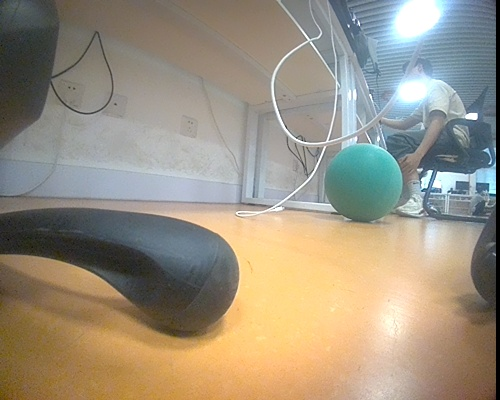
#> input picture cyberDog/Vision/rgb_left.jpg, 500 x 400 px
$ python vision.py
#> lines starting #> are read from the running program, lines starting #| are printed output that depends on the picture; after the words box and inside, x2 and y2 are one past the last pixel; in counts of white or black regions, pixels touching at a corner belong together
import cv2
import numpy as np

# 创造窗口
cv2.namedWindow('mask', cv2.WINDOW_NORMAL)
# 创造滑条
cv2.createTrackbar('lh', 'mask', 0, 180, lambda x: x)
cv2.createTrackbar('ls', 'mask', 0, 255, lambda x: x)
cv2.createTrackbar('lv', 'mask', 0, 255, lambda x: x)
cv2.createTrackbar('uh', 'mask', 0, 180, lambda x: x)
cv2.createTrackbar('us', 'mask', 0, 255, lambda x: x)
cv2.createTrackbar('uv', 'mask', 0, 255, lambda x: x)
# 加载图像
image = cv2.imread('rgb_left.jpg', cv2.IMREAD_COLOR)
#> image is the input picture: shape (400, 500, 3); mean B, G, R 128.2, 145.6, 155
# 根据滑条值创建掩膜
while True:
    # 转换到HSV
    hsv = cv2.cvtColor(image, cv2.COLOR_BGR2HSV)
#> hsv: shape (400, 500, 3); mean H, S, V 45.9, 64.7, 164.2
    # 获取滑条值
    lh = cv2.getTrackbarPos('lh', 'mask')
    ls = cv2.getTrackbarPos('ls', 'mask')
    lv = cv2.getTrackbarPos('lv', 'mask')
    uh = cv2.getTrackbarPos('uh', 'mask')
    us = cv2.getTrackbarPos('us', 'mask')
    uv = cv2.getTrackbarPos('uv', 'mask')
    # 创建掩膜
    mask = cv2.inRange(hsv, (lh, ls, lv), (uh, us, uv))
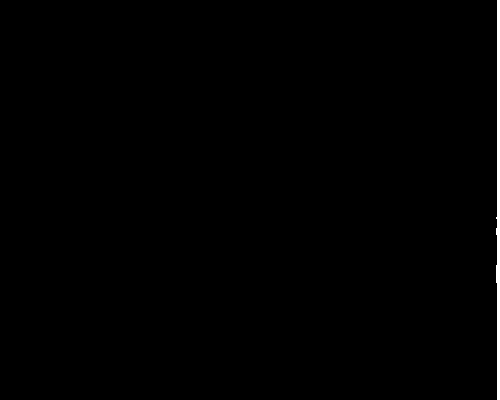
#> mask: shape (400, 500); 0.61% white; 1 white region, box (x1, y1, x2, y2) and area: (496, 0, 500, 400) 1227
    # 显示掩膜
    cv2.imshow('mask', mask)
    # 显示原图
    # cv2.imshow('pic', image)
    # 按下ESC退出
    if cv2.waitKey(1) == 27:
#> (key Esc is pressed here)
        break

$ run again, with cyberDog/Vision/depthImage.png saved as cyberDog/Vision/rgb_left.jpg
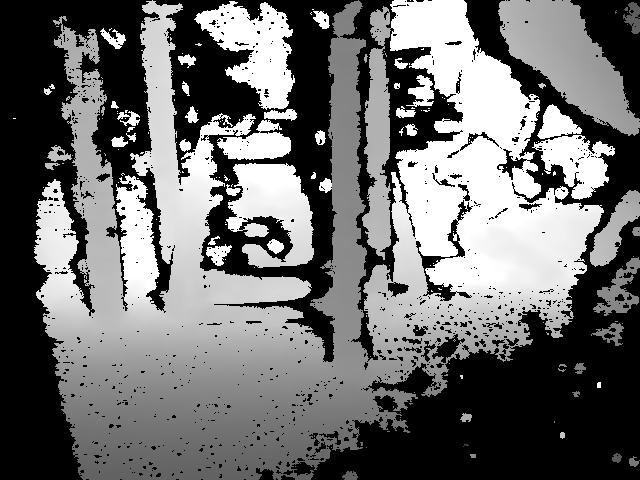
#> input picture cyberDog/Vision/depthImage.png, 640 x 480 px
#> image is the input picture: shape (480, 640, 3); min 0, max 255, mean 109.8
#> hsv: shape (480, 640, 3); mean H, S, V 0, 0, 109.8
#> `mask = cv2.inRange(hsv, (lh, ls, lv), (uh, us, uv))`:
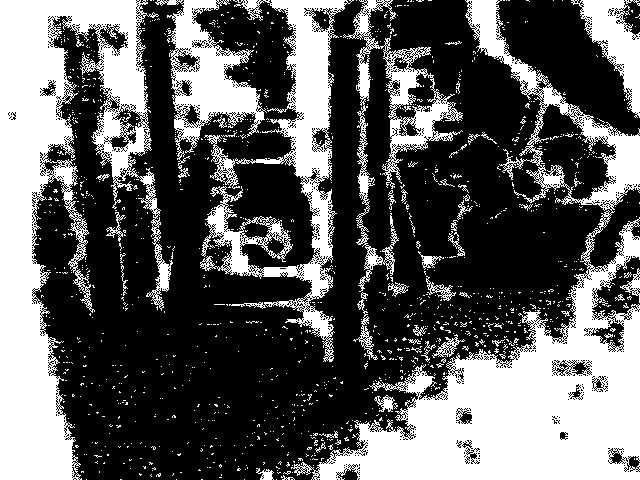
#> mask: shape (480, 640); 36.9% white; 1215 white regions (1161 under 20 px), largest, box (x1, y1, x2, y2) and area: (291, 0, 640, 480) 42354, (0, 0, 173, 480) 35482, (200, 0, 354, 362) 13762
